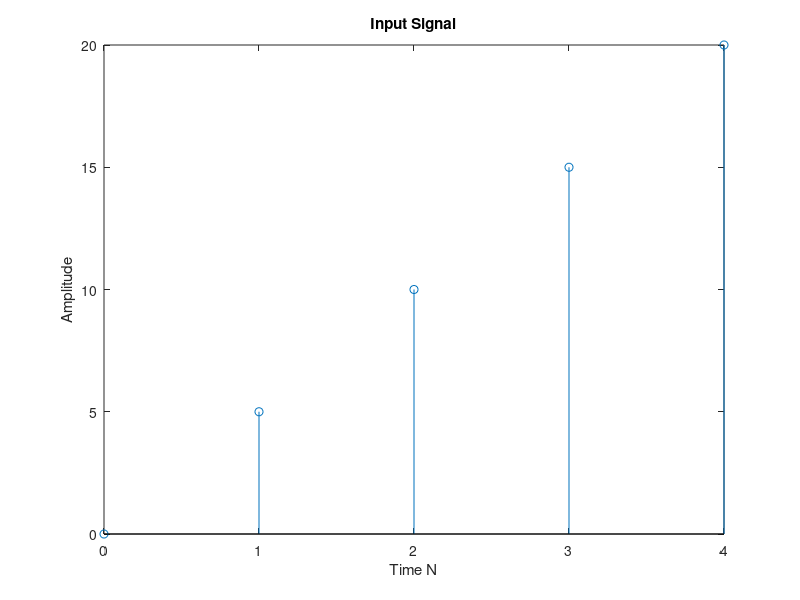
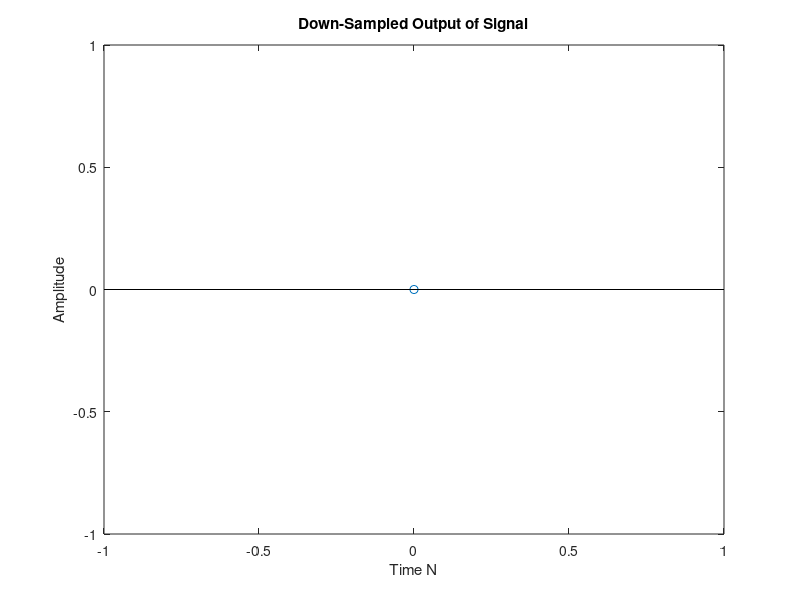

Reproduce these figures in MATLAB, in order. (Note: this script raises an error after producing the figures.)
clc;
close all;
clear all;
n=input('Enter length of input sequence:');
l=input('Enter down-sampling/decimation factor:');

m=0:n-1; %making a vector m from the lenght of input sequence
a=input('Enter Slope of Ramp Signal:');
x = (0:n-1)*a; % for generating ramp signal x with a slope of a
%replace your own signal/sequence with the variable x

figure,stem(m,x);
xlabel('Time N');
ylabel('Amplitude');
title('Input Signal');

y=downsample(x,l);

nm=0:length(y)-1;
figure,stem(nm,y); %Upsampled version of signal
xlabel('Time N');
ylabel('Amplitude');
title('Down-Sampled Output of Signal');


xi=x;
yi = decimate(xi,l);
nn=0:length(yi)-1;
figure,stem(nn,yi); %interpolation output 
xlabel('Time N');
ylabel('Amplitude');
title('Decimator Output');

